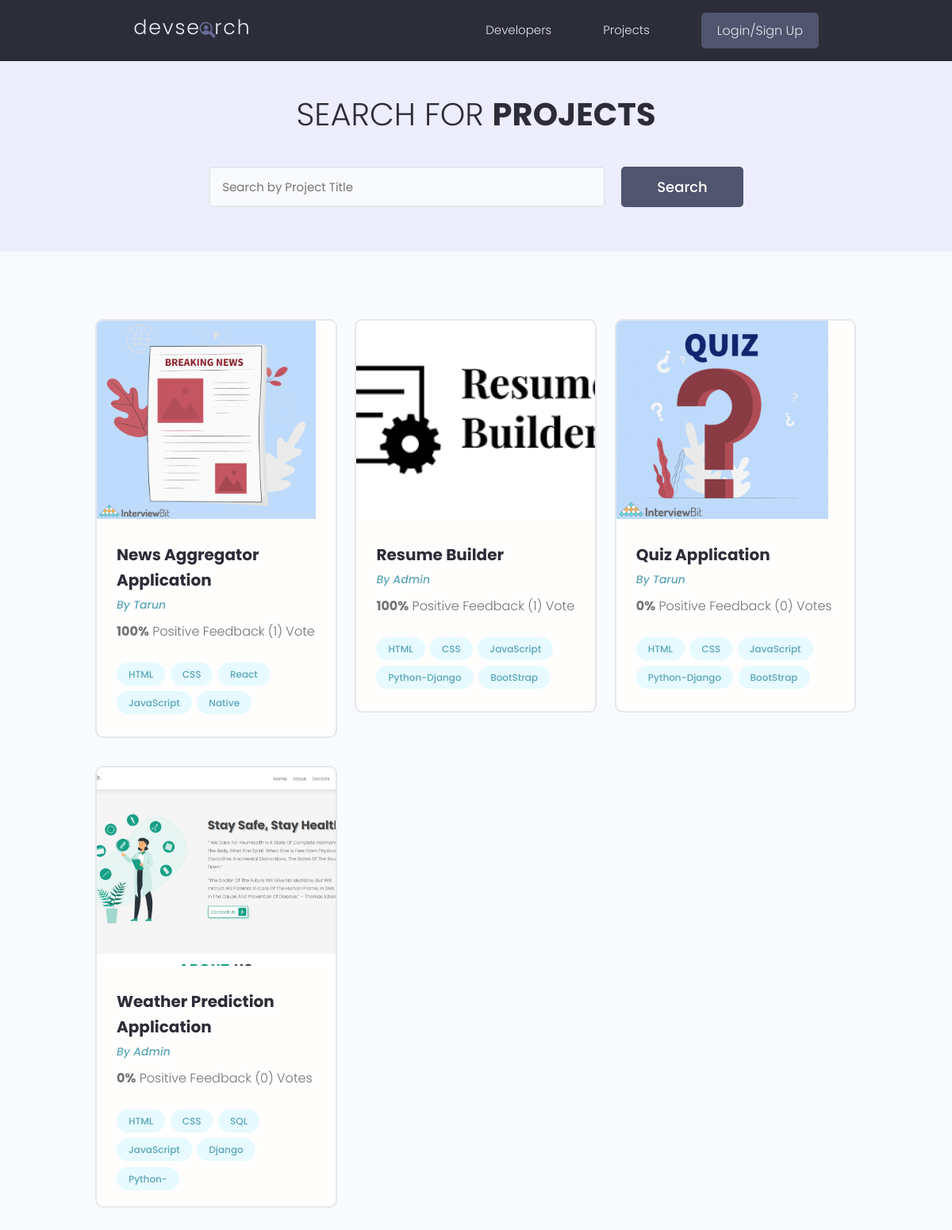
/projects/, run on the app's committed database.
### projects/models.py (models this page shows, shortened)
class Project(models.Model):
    owner = models.ForeignKey(
        Profile, null=True, blank=True, on_delete=models.CASCADE)
    title = models.CharField(max_length=200)
    description = models.TextField(null=True, blank=True)
    featured_image = models.ImageField(
        null=True, blank=True, default="default.jpg")
    demo_link = models.CharField(max_length=2000, null=True, blank=True)
    source_link = models.CharField(max_length=2000, null=True, blank=True)
    tags = models.ManyToManyField('Tag', blank=True)
    vote_total = models.IntegerField(default=0, null=True, blank=True)
    vote_ratio = models.IntegerField(default=0, null=True, blank=True)
    created = models.DateTimeField(auto_now_add=True)
    id = models.UUIDField(default=uuid.uuid4, unique=True,
                          primary_key=True, editable=False)
    class Meta:
        ordering = ['-vote_ratio', '-vote_total', 'title']
    @property
    def imageURL(self):
        try:
            url = self.featured_image.url
        except:
            url = ''
        return url

class Tag(models.Model):
    name = models.CharField(max_length=200)
    created = models.DateTimeField(auto_now_add=True)
    id = models.UUIDField(default=uuid.uuid4, unique=True,
                          primary_key=True, editable=False)
    def __str__(self):
        return self.name

### users/models.py (models this page shows, shortened)
class Profile(models.Model):
    user = models.OneToOneField(
        User, on_delete=models.CASCADE, null=True, blank=True)
    name = models.CharField(max_length=200, blank=True, null=True)
    email = models.EmailField(max_length=500, blank=True, null=True)
    username = models.CharField(max_length=200, blank=True, null=True)
    location = models.CharField(max_length=200, blank=True, null=True)
    short_intro = models.CharField(max_length=200, blank=True, null=True)
    bio = models.TextField(blank=True, null=True)
    profile_image = models.ImageField(
        null=True, blank=True, upload_to='profiles/', default="profiles/user-default.png")
    social_github = models.CharField(max_length=200, blank=True, null=True)
    social_twitter = models.CharField(max_length=200, blank=True, null=True)
    social_linkedin = models.CharField(max_length=200, blank=True, null=True)
    social_youtube = models.CharField(max_length=200, blank=True, null=True)
    social_website = models.CharField(max_length=200, blank=True, null=True)
    created = models.DateTimeField(auto_now_add=True)
    id = models.UUIDField(default=uuid.uuid4, unique=True,
                          primary_key=True, editable=False)
    class Meta:
        ordering = ['created']

### projects/views.py (the view)
# urls.py: path('projects/', include('projects.urls')),
def projects(request):
    projects, search_query = searchProjects(request)
    custom_range, projects = paginateProjects(request, projects, 6)
    context = {'projects': projects,
               'search_query': search_query, 'custom_range': custom_range}
    return render(request, 'projects/projects.html', context)

### projects/utils.py (called while the page is built)
def paginateProjects(request, projects, results):
    page = request.GET.get('page')
    paginator = Paginator(projects, results)
    try:
        projects = paginator.page(page)
    except PageNotAnInteger:
        page = 1
        projects = paginator.page(page)
    except EmptyPage:
        page = paginator.num_pages
        projects = paginator.page(page)
    leftIndex = (int(page) - 4)
    if leftIndex < 1:
        leftIndex = 1
    rightIndex = (int(page) + 5)
    if rightIndex > paginator.num_pages:
        rightIndex = paginator.num_pages + 1
    custom_range = range(leftIndex, rightIndex)
    return custom_range, projects

def searchProjects(request):
    search_query = ''
    if request.GET.get('search_query'):
        search_query = request.GET.get('search_query')
    tags = Tag.objects.filter(name__icontains=search_query)
    projects = Project.objects.distinct().filter(
        Q(title__icontains=search_query) |
        Q(description__icontains=search_query) |
        Q(owner__name__icontains=search_query) |
        Q(tags__in=tags)
    )
    return projects, search_query

### projects/templates/projects/projects.html (shortened to what this page needs)
{% extends 'main.html' %}
{% block content %}
<main class="projects">
    <section class="hero-section text-center">
        <div class="container container--narrow">
            <div class="hero-section__box">
                <h2>Search for <span>Projects</span></h2>
            </div>
            <div class="hero-section__search">
                <form id='searchForm' class="form" action="{% url 'projects' %}" method="get">
                    <div class="form__field">
                        <input class="input input--text" id="formInput#search" type="text" name="search_query"
                            placeholder="Search by Project Title" value="{{search_query}}" />
                    </div>
                    <input class="btn btn--sub btn--lg" type="submit" value="Search" />
                </form>
            </div>
        </div>
    </section>
    <section class="projectsList">
        <div class="container">
            <div class="grid grid--three">
                {% for project in projects %}
                <div class="column">
                    <div class="card project">
                        <a href="{% url 'project' project.id %}" class="project">
                            <img class="project__thumbnail" src="{{project.imageURL}}" alt="project thumbnail" />
                            <div class="card__body">
                                <h3 class="project__title">{{project.title}}</h3>
                                <p><a class="project__author" href="{% url 'user-profile' project.owner.id %}">By
                                        {{project.owner.name}}</a>
                                </p>
                                <p class="project--rating">
                                    <span style="font-weight: bold;">{{project.vote_ratio}}%</span> Positive
                                    Feedback ({{project.vote_total}}) Vote{{project.vote_total|pluralize:"s"}}
                                </p>
                                <div class="project__tags">
                                    {% for tag in project.tags.all %}
                                    <span class="tag tag--pill tag--main">
                                        <small>{{tag}}</small>
                                    </span>
                                    {% endfor %}
                                </div>
                            </div>
                        </a>
                    </div>
                </div>
                {% endfor %}
            </div>
        </div>
    </section>
</main>
{% endblock %}

### static/styles/app.css (style rules this page uses)
:root { --color-sub: #2d2d39; }
.btn--sub { background-color: var(--color-sub-light); }
.card { border: 2px solid var(--color-light); }
img { width: 100%; }
.hero-section { height: 40vh; display: flex; align-items: center; background-color: var(--color-sub); }
.hero-section__box { margin-bottom: 4rem; }
.hero-section__box > h2, .hero-section__box > h2 > span { font-size: 4rem; color: var(--color-light); line-height: 1.3; text-transform: uppercase; }
.hero-section__box > h2 { font-weight: 300; }
.hero-section__box > h2 > span { font-weight: 700; }
.hero-section__search > .form { display: flex; align-items: center; justify-content: center; gap: 2rem; }
.hero-section__search > .form input.input--text { width: 50rem; }
.project__author { font-size: 1.4rem; font-style: italic; }
.project--rating { margin-bottom: 1.6em; margin-top: .5em; }
.projects > .hero-section { background: var(--color-sub-lighter); height: 30vh; }
.projects .hero-section__box { margin-bottom: 2.5rem; }
.projects .hero-section__box > h2 { color: var(--color-sub); }
.projects .hero-section__box > h2 > span { font-weight: 700; color: var(--color-sub); }
.projectsList { margin-top: 8rem; }
.project__thumbnail { height: 25rem; object-fit: cover; object-position: top center; }
.project__title { font-size: 2rem; font-weight: 700; color: var(--color-sub); }

### static/uikit/styles/modules/_variables.css (style rules this page uses)
:root { --color-main: #5aa5b9; --color-main-light: #e6faff; --color-sub: #3f4156; --color-sub-light: #51546e; --color-sub-lighter: #ededfd; --color-text: #737373; --color-gray: #8b8b8b; --color-light: #e5e7eb; --color-light-gray: #767676; --color-bg: #f8fafd; --color-white: #fffefd; --color-white-light: #f3f3f3; --color-success: #359e64; --color-success-bg: #def8e8; --color-error: #fc4b0b; --color-error-bg: #fff2ee; --font-base: 'Poppins', arial, helvetica, 'Segoe UI', roboto, ubuntu, sans-serif; --font-monospace: 'Fira Code', 'Courier New', courier, monospace; --font-regular: 300; --font-medium: 500; --font-bold: 700; --generic-shadow: 1px 1px 5px #00000010; --generic-transition: all 0.3s ease-in-out; }

### static/uikit/styles/modules/_base.css (style rules this page uses)
* { margin: 0; padding: 0; box-sizing: border-box; text-rendering: optimizeLegibility; color: inherit; font-size: inherit; }
html { font-size: 50%; }
@media only screen and (min-width: 480px) { html { font-size: 56.25%; } }
@media only screen and (min-width: 1200px) { html { font-size: 62.5%; } }
body { line-height: 1.6; font-weight: 400; font-size: 1.5rem; color: var(--color-text); background-color: var(--color-bg); min-height: 100vh; }

### static/uikit/styles/modules/_typography.css (style rules this page uses)
* { font-family: var(--font-base); }
h2 { font-size: 3.6rem; font-weight: var(--font-bold); }
h3 { font-size: 3.2rem; font-weight: var(--font-medium); }
p, span, strong { font-size: 1.6rem; color: var(--color-text); font-weight: var(--font-regular); }
a { padding-bottom: 2px; text-decoration: none; display: inline-block; color: var(--color-main); font-weight: var(--font-medium); }

### static/uikit/styles/modules/_utilities.css (style rules this page uses)
.container { width: 92%; max-width: 165rem; margin: 0 auto; box-sizing: border-box; }
.container--narrow { width: 92%; max-width: 120rem; }
@media screen and (min-width: 1000px) { .container { width: 90%; } }
@media screen and (min-width: 1000px) { .container--narrow { width: 85%; } }
@media screen and (min-width: 1200px) { .container { width: 80%; } }
@media screen and (min-width: 1200px) { .container--narrow { width: 72%; } }
.text-center { text-align: center; }

### static/uikit/styles/modules/_button.css (style rules this page uses)
.btn { display: inline-block; position: relative; cursor: pointer; background-color: var(--color-light); font-weight: var(--font-medium); color: var(--color-sub); text-decoration: none; padding: 1rem 2rem; border-radius: 0.5rem; border: none; width: -webkit-fit-content; width: -moz-fit-content; width: fit-content; height: -webkit-fit-content; height: -moz-fit-content; height: fit-content; font-size: 1.6rem; outline-width: 0; outline-color: transparent; -webkit-backface-visibility: hidden; backface-visibility: hidden; transition: all 0.3s ease-in-out; }
.btn--sub { background-color: var(--color-sub); color: var(--color-white); }
.btn--lg { font-size: 1.8rem; padding: 1.2rem 4.5rem; }

### static/uikit/styles/modules/_card.css (style rules this page uses)
.card { border-radius: 1rem; background-color: var(--color-white); border: 1.5px solid var(--color-light); width: auto; height: auto; margin-top: 0.5rem; margin-bottom: 0.5rem; overflow: hidden; }
.card__body, .card__header { padding: 2rem 2.5rem; }

### data on the page
Project: imageURL (picture), title "News Aggregator Application", owner.name "Tarun", vote_ratio "100", vote_total "1"
Tag: name "HTML"
Tag: name "CSS"
Tag: name "React"
Tag: name "JavaScript"
Tag: name "Native"
Project: imageURL (picture), title "Resume Builder", owner.name "Admin", vote_ratio "100", vote_total "1"
Tag: name "Python-Django"
Tag: name "BootStrap"
Project: imageURL (picture), title "Quiz Application", owner.name "Tarun", vote_ratio "0", vote_total "0"
Project: imageURL (picture), title "Weather Prediction Application", owner.name "Admin", vote_ratio "0", vote_total "0"
Tag: name "SQL"
Tag: name "Django"
Tag: name "Python-"
